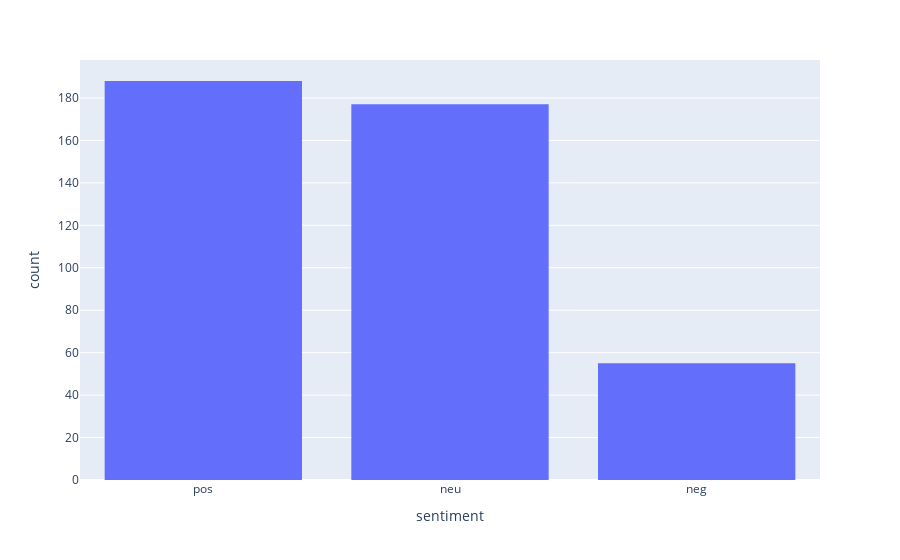

Notebook source saved alongside this figure:
### Code cell
fig = px.histogram(df, x="sentiment", nbins=3)
fig.show()

### Figure 1 — Plotly figure (JSON) as saved in the notebook; plotly's stock layout.template omitted (floating-point values rounded to 4 significant figures; data arrays with more than 128 entries replaced by an {"elided": "..."} marker saying what was removed)
{"data": [{"alignmentgroup": "True", "bingroup": "x", "hovertemplate": "sentiment=%{x}<br>count=%{y}<extra></extra>", "legendgroup": "", "marker": {"color": "#636efa", "pattern": {"shape": ""}}, "name": "", "nbinsx": 3, "offsetgroup": "", "orientation": "v", "showlegend": false, "type": "histogram", "x": {"elided": "420 str values"}, "xaxis": "x", "yaxis": "y"}], "layout": {"barmode": "relative", "legend": {"tracegroupgap": 0}, "margin": {"t": 60}, "xaxis": {"anchor": "y", "domain": [0, 1], "title": {"text": "sentiment"}}, "yaxis": {"anchor": "x", "domain": [0, 1], "title": {"text": "count"}}}}
